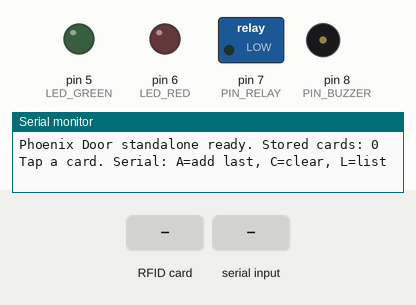
This sketch was run on a simulated Arduino Uno, built with avr-gcc and run on an emulated ATmega328P. Shown: switched loads named in the sketch (green lamp = pin HIGH), output pins drawn as LEDs (lit = HIGH), buzzer (waves = sounding), the last lines printed to the serial monitor. The inputs (shaded band) are chosen by the test bench.

Above: at 1.2 s.
1.3 s: RFID card 5E 7A 19 C4 held to the reader
At 1.51 s:
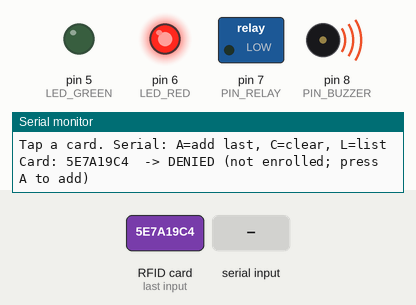
3.2 s: "A" received over Serial
4.8 s: RFID card 5E 7A 19 C4 held to the reader
At 4.86 s:
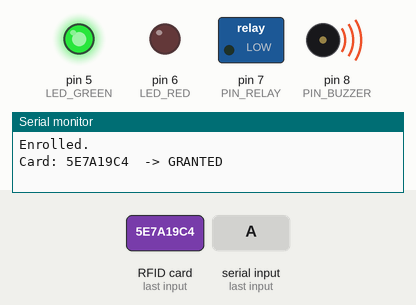
At 5.9 s:
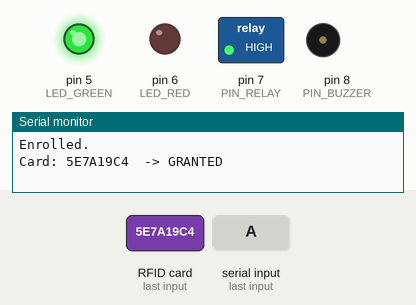
Timing chart, 0 to 10.4 s (numbered marks = the images above; inputs shaded):
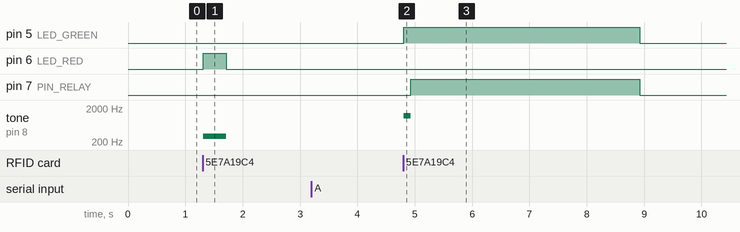

Measured:
- after the input at 1.3 s, pin 6 (LED_RED): LOW → HIGH at once, → LOW 0.40 s later; tone on pin 8 (PIN_BUZZER): silent → 300 Hz at once, → silent 0.40 s later
- after the input at 4.8 s, pin 5 (LED_GREEN): LOW → HIGH at once, → LOW 4.1 s later; pin 7 (PIN_RELAY): LOW → HIGH after 0.13 s, → LOW 4.0 s later; tone on pin 8 (PIN_BUZZER): silent → 1200 Hz at once, → silent 0.12 s later

The sketch:

door-reader-standalone.ino
```cpp
/*
 * Phoenix Door — STANDALONE bench test
 * --------------------------------------------------------------------------
 * Runs on an Arduino Uno + PN532 ("NFC Module V3", I2C mode) with NO network.
 * Reads a card UID, checks it against a local allow-list in EEPROM, and drives
 * the lock + LEDs + buzzer. Use this to prove your reader and lock wiring work
 * before the Ethernet shield arrives. The networked firmware (door-reader/)
 * replaces the local allow-list with the backend's /validate decision.
 *
 * Serial console (9600 baud) commands — type the letter + Enter:
 *   A  add the last-scanned card to the allow-list
 *   C  clear the allow-list
 *   L  list stored UIDs
 *
 * Libraries (Arduino IDE -> Library Manager):
 *   - "Adafruit PN532"   (+ its dependency "Adafruit BusIO")
 *
 * Wiring: see ../README.md. PN532 in I2C mode (SDA=A4, SCL=A5, IRQ=D2, RST=D3).
 */
#include <Wire.h>
#include <Adafruit_PN532.h>
#include <Wire.h>
#include <Adafruit_PN532.h>

// Drop-in RAM Emulator for the Uno Q to bypass the missing EEPROM library
struct UnoQ_EEPROM_Emulator {
  uint8_t ramStorage[256] = {0};
  uint8_t read(int addr) { return ramStorage[addr]; }
  void update(int addr, uint8_t val) { ramStorage[addr] = val; }
  void write(int addr, uint8_t val) { ramStorage[addr] = val; }
};
UnoQ_EEPROM_Emulator EEPROM;

// ---- pins ----
#define PN532_IRQ    2
#define PN532_RESET  3
#define PIN_RELAY    7
#define LED_GREEN    5
#define LED_RED      6
#define PIN_BUZZER   8

// Use a servo as the "lock" instead of a relay? Uncomment + wire a servo to D9.
// #define USE_SERVO
#ifdef USE_SERVO
  #include <Servo.h>
  #define SERVO_PIN       9
  #define SERVO_LOCKED    20
  #define SERVO_UNLOCKED  110
  Servo lockServo;
#endif

const unsigned long UNLOCK_MS = 4000;

Adafruit_PN532 nfc(PN532_IRQ, PN532_RESET); // I2C

// ---- EEPROM allow-list: [0]=count, then records of [len][uid bytes] ----
#define EE_COUNT_ADDR 0
#define EE_BASE       1
#define EE_MAX        20
#define UID_MAX       7

uint8_t lastUid[UID_MAX];
uint8_t lastUidLen = 0;

// ---------------------------------------------------------------------------
void setup() {
  Serial.begin(9600);
  pinMode(PIN_RELAY, OUTPUT);
  pinMode(LED_GREEN, OUTPUT);
  pinMode(LED_RED, OUTPUT);
  pinMode(PIN_BUZZER, OUTPUT);
  lock();

#ifdef USE_SERVO
  lockServo.attach(SERVO_PIN);
  lockServo.write(SERVO_LOCKED);
#endif

  nfc.begin();
  uint32_t ver = nfc.getFirmwareVersion();
  if (!ver) {
    Serial.println(F("PN532 not found — check wiring + DIP switches (I2C mode)."));
    while (1) { digitalWrite(LED_RED, HIGH); delay(200); digitalWrite(LED_RED, LOW); delay(200); }
  }
  nfc.SAMConfig();
  Serial.print(F("Phoenix Door standalone ready. Stored cards: "));
  Serial.println(eeCount());
  Serial.println(F("Tap a card. Serial: A=add last, C=clear, L=list"));
}

void loop() {
  handleSerial();

  uint8_t uid[UID_MAX];
  uint8_t uidLen = 0;
  // 200ms timeout keeps the loop responsive to serial input
  if (nfc.readPassiveTargetID(PN532_MIFARE_ISO14443A, uid, &uidLen, 200)) {
    memcpy(lastUid, uid, uidLen);
    lastUidLen = uidLen;

    Serial.print(F("Card: "));
    printUid(uid, uidLen);

    if (findUid(uid, uidLen) >= 0) {
      Serial.println(F("  -> GRANTED"));
      grant();
    } else {
      Serial.println(F("  -> DENIED (not enrolled; press A to add)"));
      deny();
    }
    delay(1200); // simple debounce so one tap = one decision
  }
}

// ---- outcomes -------------------------------------------------------------
void grant() {
  digitalWrite(LED_GREEN, HIGH);
  beep(1200, 120);
  unlock();
  unsigned long t0 = millis();
  while (millis() - t0 < UNLOCK_MS) { /* held open */ }
  lock();
  digitalWrite(LED_GREEN, LOW);
}

void deny() {
  digitalWrite(LED_RED, HIGH);
  beep(300, 400);
  digitalWrite(LED_RED, LOW);
}

void unlock() {
#ifdef USE_SERVO
  lockServo.write(SERVO_UNLOCKED);
#else
  digitalWrite(PIN_RELAY, HIGH);
#endif
}

void lock() {
#ifdef USE_SERVO
  lockServo.write(SERVO_LOCKED);
#else
  digitalWrite(PIN_RELAY, LOW);
#endif
}

void beep(unsigned int freq, unsigned int ms) {
  tone(PIN_BUZZER, freq, ms);
  delay(ms);
  noTone(PIN_BUZZER);
}

// ---- EEPROM allow-list ----------------------------------------------------
uint8_t eeCount() {
  uint8_t c = EEPROM.read(EE_COUNT_ADDR);
  return c > EE_MAX ? 0 : c;
}

int recordAddr(uint8_t index) { return EE_BASE + index * (1 + UID_MAX); }

int findUid(const uint8_t *uid, uint8_t len) {
  uint8_t n = eeCount();
  for (uint8_t i = 0; i < n; i++) {
    int a = recordAddr(i);
    if (EEPROM.read(a) != len) continue;
    bool match = true;
    for (uint8_t b = 0; b < len; b++) {
      if (EEPROM.read(a + 1 + b) != uid[b]) { match = false; break; }
    }
    if (match) return i;
  }
  return -1;
}

void addUid(const uint8_t *uid, uint8_t len) {
  if (len == 0) { Serial.println(F("No card scanned yet.")); return; }
  if (findUid(uid, len) >= 0) { Serial.println(F("Already enrolled.")); return; }
  uint8_t n = eeCount();
  if (n >= EE_MAX) { Serial.println(F("Allow-list full.")); return; }
  int a = recordAddr(n);
  EEPROM.update(a, len);
  for (uint8_t b = 0; b < len; b++) EEPROM.update(a + 1 + b, uid[b]);
  EEPROM.update(EE_COUNT_ADDR, n + 1);
  Serial.println(F("Enrolled."));
}

void clearAll() {
  EEPROM.update(EE_COUNT_ADDR, 0);
  Serial.println(F("Allow-list cleared."));
}

void listAll() {
  uint8_t n = eeCount();
  Serial.print(F("Stored cards: ")); Serial.println(n);
  for (uint8_t i = 0; i < n; i++) {
    int a = recordAddr(i);
    uint8_t len = EEPROM.read(a);
    uint8_t uid[UID_MAX];
    for (uint8_t b = 0; b < len && b < UID_MAX; b++) uid[b] = EEPROM.read(a + 1 + b);
    Serial.print(F("  ")); printUid(uid, len);
    Serial.println();
  }
}

// ---- serial + util --------------------------------------------------------
void handleSerial() {
  if (!Serial.available()) return;
  char c = Serial.read();
  switch (c) {
    case 'A': case 'a': addUid(lastUid, lastUidLen); break;
    case 'C': case 'c': clearAll(); break;
    case 'L': case 'l': listAll(); break;
    default: break; // ignore newlines/others
  }
}

void printUid(const uint8_t *uid, uint8_t len) {
  for (uint8_t i = 0; i < len; i++) {
    if (uid[i] < 0x10) Serial.print('0');
    Serial.print(uid[i], HEX);
  }
}
```
